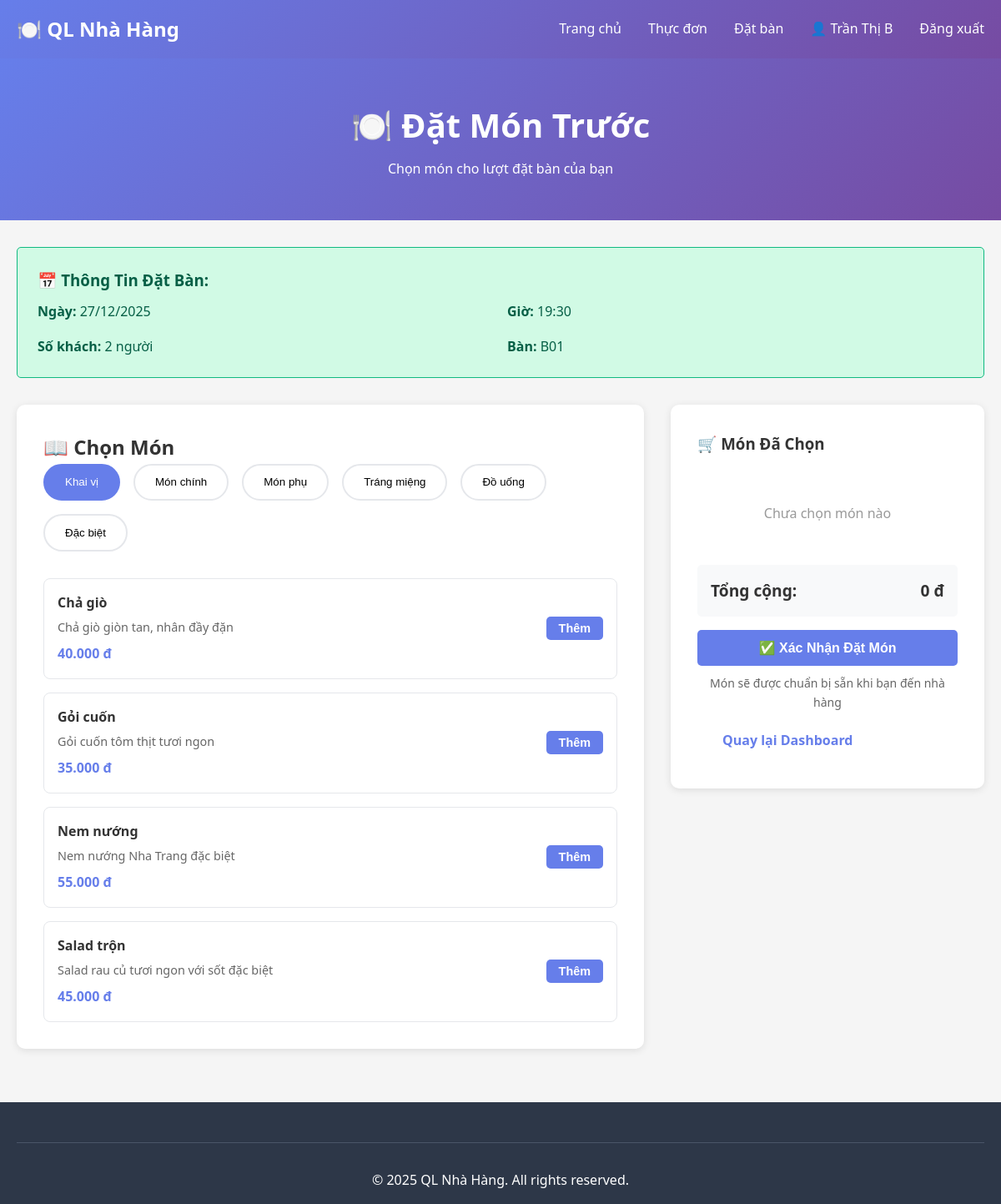
Screenshot of /pre_order.php?reservation_id=2 (signed in) with the database file from the repository.
### tables this page shows
CREATE TABLE users (
    id INT PRIMARY KEY AUTO_INCREMENT,
    email VARCHAR(100) NOT NULL UNIQUE COMMENT 'Email đăng nhập (unique)',
    password VARCHAR(255) NOT NULL COMMENT 'Password đã hash (bcrypt)',
    full_name VARCHAR(100) NOT NULL COMMENT 'Họ và tên đầy đủ',
    phone VARCHAR(20) DEFAULT NULL COMMENT 'Số điện thoại',
    role ENUM('customer', 'admin') DEFAULT 'customer' COMMENT 'Vai trò: customer hoặc admin',
    status ENUM('active', 'inactive', 'banned') DEFAULT 'active' COMMENT 'Trạng thái tài khoản',
    avatar VARCHAR(255) DEFAULT NULL COMMENT 'Đường dẫn ảnh đại diện',
    address TEXT DEFAULT NULL COMMENT 'Địa chỉ',
    created_at TIMESTAMP DEFAULT CURRENT_TIMESTAMP COMMENT 'Thời gian tạo',
    updated_at TIMESTAMP DEFAULT CURRENT_TIMESTAMP ON UPDATE CURRENT_TIMESTAMP COMMENT 'Thời gian cập nhật',
    last_login TIMESTAMP NULL DEFAULT NULL COMMENT 'Lần đăng nhập cuối',
    
     
    INDEX idx_email (email),
    INDEX idx_role (role),
    INDEX idx_status (status),
    INDEX idx_created_at (created_at)
);

CREATE TABLE reservations (
    id INT PRIMARY KEY AUTO_INCREMENT,
    user_id INT DEFAULT NULL COMMENT 'ID người dùng (nếu đã đăng nhập)',
    customer_name VARCHAR(100) NOT NULL COMMENT 'Tên khách hàng',
    phone VARCHAR(20) NOT NULL COMMENT 'Số điện thoại',
    email VARCHAR(100) DEFAULT NULL COMMENT 'Email',
    reservation_date DATE NOT NULL COMMENT 'Ngày đặt bàn',
    reservation_time TIME NOT NULL COMMENT 'Giờ đặt bàn',
    number_of_guests INT NOT NULL COMMENT 'Số lượng khách',
    table_id INT DEFAULT NULL COMMENT 'ID bàn được phân bổ',
    notes TEXT DEFAULT NULL COMMENT 'Ghi chú đặc biệt',
    status ENUM('pending', 'confirmed', 'completed', 'cancelled', 'no_show') DEFAULT 'pending' COMMENT 'Trạng thái đặt bàn',
    confirmed_at TIMESTAMP NULL DEFAULT NULL COMMENT 'Thời gian xác nhận',
    cancelled_at TIMESTAMP NULL DEFAULT NULL COMMENT 'Thời gian hủy',
    created_at TIMESTAMP DEFAULT CURRENT_TIMESTAMP,
    updated_at TIMESTAMP DEFAULT CURRENT_TIMESTAMP ON UPDATE CURRENT_TIMESTAMP,
    
     
    FOREIGN KEY (user_id) REFERENCES users(id) 
        ON DELETE SET NULL 
        ON UPDATE CASCADE,
    FOREIGN KEY (table_id) REFERENCES tables(id)
        ON DELETE SET NULL 
        ON UPDATE CASCADE,
    
     
    INDEX idx_user_id (user_id),
    INDEX idx_table_id (table_id),
    INDEX idx_reservation_date (reservation_date),
    INDEX idx_status (status),
    INDEX idx_phone (phone),
    INDEX idx_created_at (created_at)
);

CREATE TABLE tables (
    id INT PRIMARY KEY AUTO_INCREMENT,
    table_number VARCHAR(10) NOT NULL UNIQUE COMMENT 'Số bàn (VD: B01, B02)',
    capacity INT NOT NULL COMMENT 'Sức chứa (số người)',
    floor INT DEFAULT 1 COMMENT 'Tầng (1, 2, 3...)',
    location VARCHAR(100) DEFAULT NULL COMMENT 'Vị trí (VD: Gần cửa sổ, Góc yên tĩnh)',
    status ENUM('empty', 'occupied', 'reserved', 'cleaning', 'maintenance') DEFAULT 'empty' COMMENT 'Trạng thái bàn',
    notes TEXT DEFAULT NULL COMMENT 'Ghi chú về bàn',
    created_at TIMESTAMP DEFAULT CURRENT_TIMESTAMP,
    updated_at TIMESTAMP DEFAULT CURRENT_TIMESTAMP ON UPDATE CURRENT_TIMESTAMP,
    
    INDEX idx_table_number (table_number),
    INDEX idx_status (status),
    INDEX idx_floor (floor),
    INDEX idx_capacity (capacity)
);

CREATE TABLE categories (
    id INT PRIMARY KEY AUTO_INCREMENT,
    name VARCHAR(100) NOT NULL UNIQUE COMMENT 'Tên danh mục',
    description TEXT DEFAULT NULL COMMENT 'Mô tả danh mục',
    image VARCHAR(255) DEFAULT NULL COMMENT 'Ảnh danh mục',
    display_order INT DEFAULT 0 COMMENT 'Thứ tự hiển thị',
    status ENUM('active', 'inactive') DEFAULT 'active' COMMENT 'Trạng thái',
    created_at TIMESTAMP DEFAULT CURRENT_TIMESTAMP,
    updated_at TIMESTAMP DEFAULT CURRENT_TIMESTAMP ON UPDATE CURRENT_TIMESTAMP,
    
    INDEX idx_status (status),
    INDEX idx_display_order (display_order)
);

CREATE TABLE dishes (
    id INT PRIMARY KEY AUTO_INCREMENT,
    name VARCHAR(200) NOT NULL COMMENT 'Tên món ăn',
    description TEXT DEFAULT NULL COMMENT 'Mô tả chi tiết món ăn',
    price DECIMAL(10, 2) NOT NULL COMMENT 'Giá bán (VNĐ)',
    cost_price DECIMAL(10, 2) DEFAULT NULL COMMENT 'Giá vốn (để tính lợi nhuận)',
    image VARCHAR(255) DEFAULT NULL COMMENT 'Đường dẫn ảnh món ăn',
    category_id INT NOT NULL COMMENT 'ID danh mục',
    status ENUM('available', 'unavailable', 'out_of_stock') DEFAULT 'available' COMMENT 'Trạng thái món',
    is_featured BOOLEAN DEFAULT FALSE COMMENT 'Món nổi bật',
    preparation_time INT DEFAULT NULL COMMENT 'Thời gian chế biến (phút)',
    calories INT DEFAULT NULL COMMENT 'Calories (nếu có)',
    created_at TIMESTAMP DEFAULT CURRENT_TIMESTAMP,
    updated_at TIMESTAMP DEFAULT CURRENT_TIMESTAMP ON UPDATE CURRENT_TIMESTAMP,
    
     
    FOREIGN KEY (category_id) REFERENCES categories(id)
        ON DELETE RESTRICT 
        ON UPDATE CASCADE,
    
     
    INDEX idx_category_id (category_id),
    INDEX idx_status (status),
    INDEX idx_is_featured (is_featured),
    INDEX idx_price (price),
    INDEX idx_name (name(50))
);

### auth.php (called while the page is built, shortened)
<?php
require_once 'config.php';
function getCurrentUser() {
    $conn = getDBConnection();
    $user_id = $_SESSION['user_id'];
    $result = $conn->query("SELECT id, email, full_name, phone, role FROM users WHERE id = $user_id");
    if ($result && $result->num_rows > 0) {
        return $result->fetch_assoc();
    }
    return null;
}
?>

### config.php (called while the page is built, shortened)
<?php
function formatCurrency($amount) {
    return number_format($amount, 0, ',', '.') . ' đ';
}
function formatDate($date) {
    return date('d/m/Y', strtotime($date));
}
?>

### pre_order.php (the view, shortened to what this page needs)
<?php
require_once 'config.php';
require_once 'auth.php';
$conn = getDBConnection();
$user = getCurrentUser();
$user_id = $user['id'];
$reservation_id = isset($_GET['reservation_id']) ? intval($_GET['reservation_id']) : 0;
$reservation = $conn->query("
    SELECT r.*, t.table_number
    FROM reservations r
    LEFT JOIN tables t ON r.table_id = t.id
    WHERE r.id = $reservation_id AND r.user_id = $user_id
")->fetch_assoc();
$categories = $conn->query("SELECT * FROM categories ORDER BY id");
$dishes_by_category = [];
$dishes_result = $conn->query("SELECT * FROM dishes WHERE status = 'available' ORDER BY category_id, name");
while ($dish = $dishes_result->fetch_assoc()) {
    $dishes_by_category[$dish['category_id']][] = $dish;
}
?>
<!DOCTYPE html>
<html lang="vi">
<head>
    <link rel="stylesheet" href="assets/css/style.css">
</head>
<body>
    <nav class="navbar">
        <div class="container">
            <div class="logo">
                <h2>🍽️ QL Nhà Hàng</h2>
            </div>
            <ul class="nav-menu">
                <li><a href="index.php">Trang chủ</a></li>
                <li><a href="menu.php">Thực đơn</a></li>
                <li><a href="reservation.php">Đặt bàn</a></li>
                <li><a href="customer_dashboard.php">👤 <?php echo htmlspecialchars($user['full_name']); ?></a></li>
                <li><a href="logout.php">Đăng xuất</a></li>
            </ul>
        </div>
    </nav>
    <div class="page-header">
        <div class="container">
            <h1>🍽️ Đặt Món Trước</h1>
            <p>Chọn món cho lượt đặt bàn của bạn</p>
        </div>
    </div>
    <div class="container">
        <div class="alert alert-success">
            <h3>📅 Thông Tin Đặt Bàn:</h3>
            <div style="display: grid; grid-template-columns: repeat(2, 1fr); gap: 1rem; margin-top: 10px;">
                <div><strong>Ngày:</strong> <?php echo formatDate($reservation['reservation_date']); ?></div>
                <div><strong>Giờ:</strong> <?php echo date('H:i', strtotime($reservation['reservation_time'])); ?></div>
                <div><strong>Số khách:</strong> <?php echo $reservation['number_of_guests']; ?> người</div>
                <div><strong>Bàn:</strong> <?php echo $reservation['table_number']; ?></div>
            </div>
        </div>
        <div class="order-page">
            <div class="menu-section">
                <h2>📖 Chọn Món</h2>
                <div class="categories-tabs">
                    <?php
                    $categories->data_seek(0);
                    $first = true;
                    while ($cat = $categories->fetch_assoc()):
                    ?>
                    <button class="category-tab <?php echo $first ? 'active' : ''; ?>"
                            onclick="showCategory(<?php echo $cat['id']; ?>)">
                        <?php echo htmlspecialchars($cat['name']); ?>
                    </button>
                    <?php
                    $first = false;
                    endwhile;
                    ?>
                </div>
                <?php
                $categories->data_seek(0);
                $first = true;
                while ($cat = $categories->fetch_assoc()):
                    if (isset($dishes_by_category[$cat['id']])):
                ?>
                <div class="category-content" id="category-<?php echo $cat['id']; ?>"
                     style="display: <?php echo $first ? 'block' : 'none'; ?>;">
                    <div class="dishes-list">
                        <?php foreach ($dishes_by_category[$cat['id']] as $dish): ?>
                        <div class="dish-item">
                            <div class="dish-item-info">
                                <h4><?php echo htmlspecialchars($dish['name']); ?></h4>
                                <p><?php echo htmlspecialchars($dish['description']); ?></p>
                                <span class="price"><?php echo formatCurrency($dish['price']); ?></span>
                            </div>
                            <button class="btn btn-primary btn-sm"
                                    onclick="addToCart(<?php echo $dish['id']; ?>, '<?php echo addslashes(htmlspecialchars($dish['name'])); ?>', <?php echo $dish['price']; ?>)">
                                Thêm
                            </button>
                        </div>
                        <?php endforeach; ?>
                    </div>
                </div>
                <?php
                    $first = false;
                    endif;
                endwhile;
                ?>
            </div>
            <div class="cart-section">
                <h3>🛒 Món Đã Chọn</h3>
                <div id="cart-items"></div>
                <div class="cart-total">
                    <strong>Tổng cộng:</strong>
                    <strong id="cart-total">0 đ</strong>
                </div>
                <button class="btn btn-primary btn-block" onclick="submitPreOrder()">
                    ✅ Xác Nhận Đặt Món
                </button>
                <p style="text-align: center; margin-top: 10px; font-size: 14px; color: #666;">
                    Món sẽ được chuẩn bị sẵn khi bạn đến nhà hàng
                </p>
                <a href="customer_dashboard.php" class="btn btn-secondary btn-block" style="margin-top: 10px;">
                    Quay lại Dashboard
                </a>
            </div>
        </div>
    </div>
    <footer class="footer">
        <div class="container">
            <div class="footer-bottom">
                <p>&copy; 2025 QL Nhà Hàng. All rights reserved.</p>
            </div>
        </div>
    </footer>
</body>
</html>

### assets/css/style.css (style rules this page uses)
* { margin: 0; padding: 0; box-sizing: border-box; }
body { font-family: 'Segoe UI', Tahoma, Geneva, Verdana, sans-serif; line-height: 1.6; color: #333; background-color: #f5f5f5; }
.container { max-width: 1200px; margin: 0 auto; padding: 0 20px; }
.navbar { background: linear-gradient(135deg, #667eea 0%, #764ba2 100%); color: white; padding: 1rem 0; box-shadow: 0 2px 10px rgba(0,0,0,0.1); }
.navbar .container { display: flex; justify-content: space-between; align-items: center; }
.logo h2 { font-size: 1.5rem; }
.nav-menu { display: flex; list-style: none; gap: 2rem; }
.nav-menu a { color: white; text-decoration: none; transition: opacity 0.3s; font-weight: 500; }
.btn { padding: 12px 30px; border: none; border-radius: 5px; cursor: pointer; text-decoration: none; display: inline-block; font-size: 1rem; transition: transform 0.2s, box-shadow 0.2s; font-weight: 600; }
.btn-primary { background: #667eea; color: white; }
.btn-secondary { background: white; color: #667eea; }
.btn-sm { padding: 6px 15px; font-size: 0.9rem; }
.btn-block { display: block; width: 100%; }
.footer { background: #2d3748; color: white; padding: 3rem 0 1rem; margin-top: 4rem; }
.footer-bottom { text-align: center; padding-top: 2rem; border-top: 1px solid #4a5568; }
.page-header { background: linear-gradient(135deg, #667eea 0%, #764ba2 100%); color: white; padding: 3rem 0; text-align: center; margin-bottom: 2rem; }
.page-header h1 { font-size: 2.5rem; margin-bottom: 0.5rem; }
.menu-section { padding: 2rem 0; }
.order-page { display: grid; grid-template-columns: 2fr 1fr; gap: 2rem; }
.menu-section, .cart-section { background: white; padding: 2rem; border-radius: 10px; box-shadow: 0 2px 10px rgba(0,0,0,0.1); }
.cart-section { position: sticky; top: 20px; height: fit-content; }
.categories-tabs { display: flex; gap: 1rem; margin-bottom: 2rem; flex-wrap: wrap; }
.category-tab { padding: 0.8rem 1.5rem; border: 2px solid #e5e7eb; background: white; border-radius: 25px; cursor: pointer; transition: all 0.3s; font-weight: 500; }
.category-tab:hover, .category-tab.active { background: #667eea; color: white; border-color: #667eea; }
.dishes-list { display: flex; flex-direction: column; gap: 1rem; }
.dish-item { display: flex; justify-content: space-between; align-items: center; gap: 1rem; padding: 1rem; border: 1px solid #e5e7eb; border-radius: 8px; transition: all 0.3s; }
.dish-item-info { flex: 1; }
.dish-item-info h4 { margin-bottom: 0.3rem; }
.dish-item-info p { color: #666; font-size: 0.9rem; margin-bottom: 0.5rem; }
.price { font-weight: bold; color: #667eea; }
.cart-section h3 { margin-bottom: 1.5rem; color: #333; }
#cart-items { max-height: 400px; overflow-y: auto; margin-bottom: 1rem; }
.cart-total { display: flex; justify-content: space-between; padding: 1rem; background: #f8f9fa; border-radius: 5px; margin-bottom: 1rem; font-size: 1.2rem; }
.alert { padding: 1.5rem; border-radius: 5px; margin-bottom: 2rem; }
.alert-success { background: #d1fae5; color: #065f46; border: 1px solid #10b981; }
.alert h3 { margin-bottom: 0.5rem; }

### rows the page displays
users: full_name "Trần Thị B"
reservations: reservation_date "27/12/2025", reservation_time "19:30", number_of_guests "2", table.table_number "B01"
categories: name "Khai vị"
categories: name "Món chính"
categories: name "Món phụ"
categories: name "Tráng miệng"
categories: name "Đồ uống"
categories: name "Đặc biệt"
dishes: name "Chả giò", description "Chả giò giòn tan, nhân đầy đặn", price "40.000 đ"
dishes: name "Gỏi cuốn", description "Gỏi cuốn tôm thịt tươi ngon", price "35.000 đ"
dishes: name "Nem nướng", description "Nem nướng Nha Trang đặc biệt", price "55.000 đ"
dishes: name "Salad trộn", description "Salad rau củ tươi ngon với sốt đặc biệt", price "45.000 đ"
